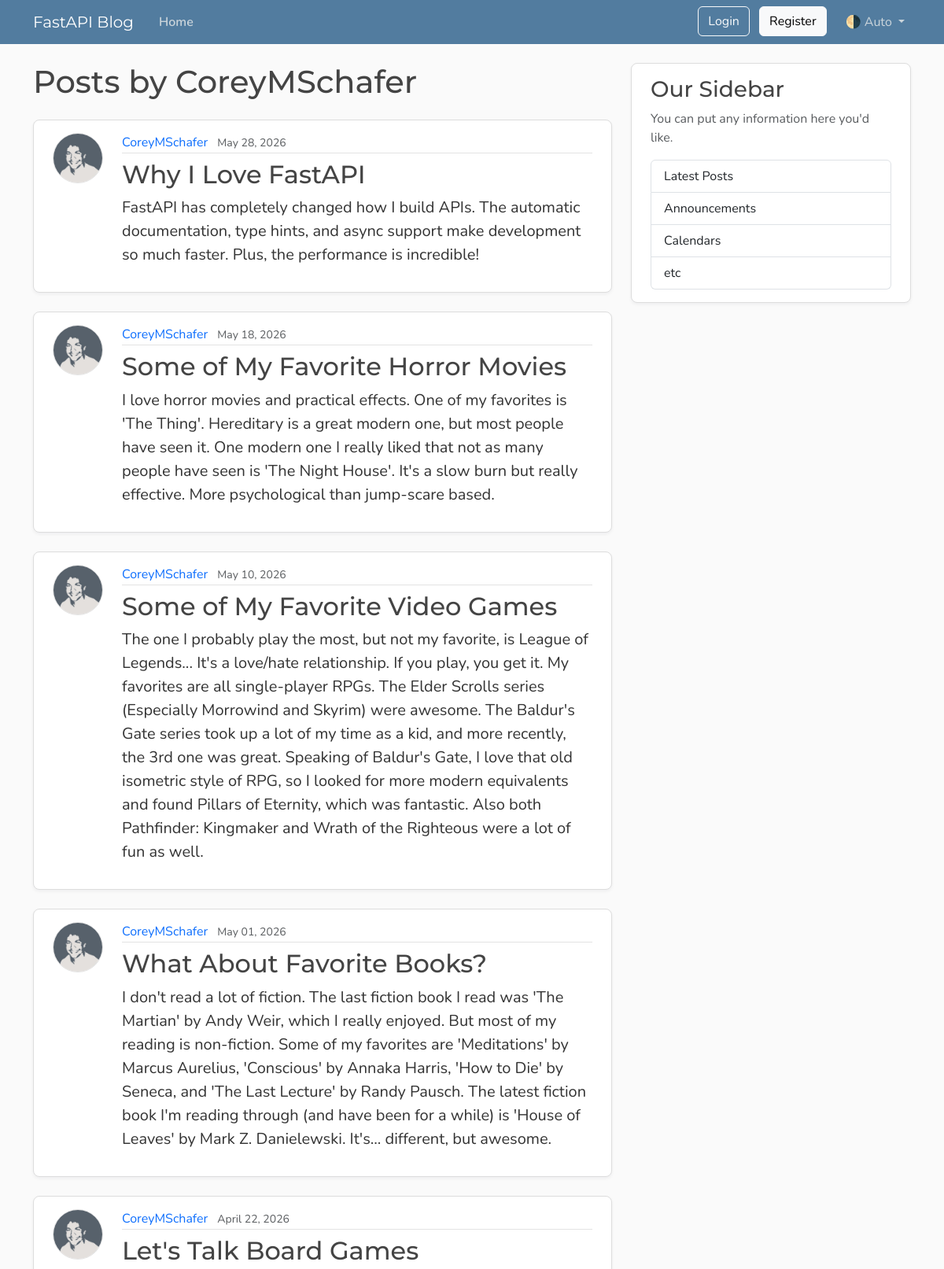
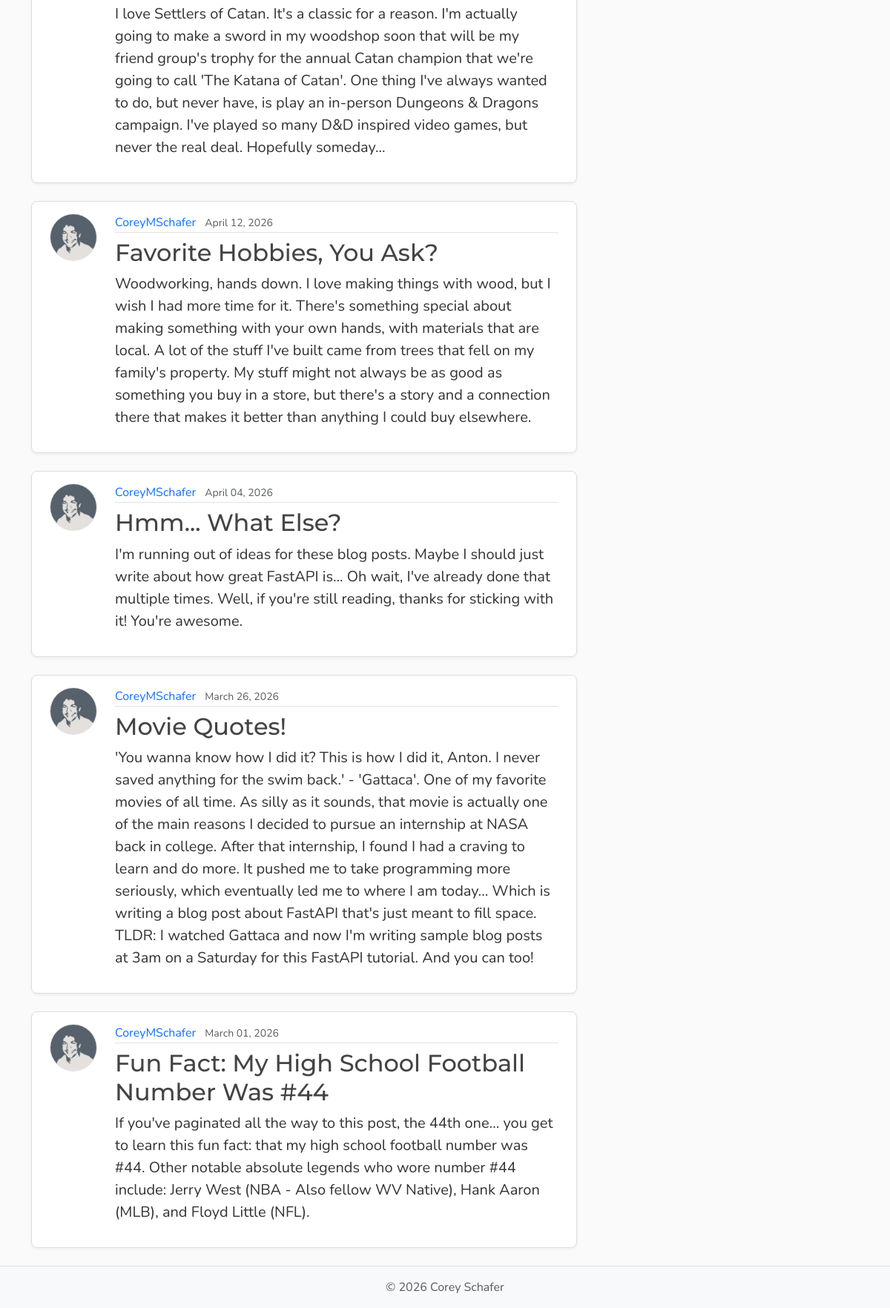
The page /users/1/posts on the database its author committed (2 pictures, top to bottom).
### models.py (models this page shows, shortened)
class User(Base):
    __tablename__ = "users"
    id: Mapped[int] = mapped_column(Integer, primary_key=True, index=True)
    username: Mapped[str] = mapped_column(String(50), unique=True, nullable=False)
    email: Mapped[str] = mapped_column(String(120), unique=True, nullable=False)
    password_hash: Mapped[str] = mapped_column(String(200), nullable=False)
    image_file: Mapped[str | None] = mapped_column(
        String(200),
        nullable=True,
        default=None,
    )
    posts: Mapped[list[Post]] = relationship(    #sqlalchemy docs
        back_populates="author",
        cascade="all, delete-orphan")

class Post(Base):
    __tablename__ = "posts"
    id: Mapped[int] = mapped_column(Integer, primary_key=True, index=True)
    title: Mapped[str] = mapped_column(String(100), nullable=False)
    content: Mapped[str] = mapped_column(Text, nullable=False)
    user_id: Mapped[int] = mapped_column(
        ForeignKey("users.id"),
        nullable=False,
        index=True,
    )
    date_posted: Mapped[datetime] = mapped_column(
        DateTime(timezone=True),
        default=lambda: datetime.now(UTC),
    )
    author: Mapped[User] = relationship(back_populates="posts")

### main.py (the view)
@app.get("/users/{user_id}/posts", include_in_schema=False, name="user_posts")
async def user_posts_page(
    request: Request,
    user_id: int,
    db: Annotated[AsyncSession, Depends(get_db)],
):
    result = await db.execute(select(models.User).where(models.User.id == user_id))
    user = result.scalars().first()
    if not user:
        raise HTTPException(
            status_code=status.HTTP_404_NOT_FOUND,
            detail="User not found",
        )
    result = await db.execute(
        select(models.Post)
        .options(selectinload(models.Post.author))
        .where(models.Post.user_id == user_id).order_by(models.Post.date_posted.desc()),
    )
    posts = result.scalars().all()
    return templates.TemplateResponse(
        request,
        "user_posts.html",
        {"posts": posts, "user": user, "title": f"{user.username}'s Posts"},
    )

### templates/user_posts.html (shortened to what this page needs)
{% extends "layout.html" %}
{% block content %}
    <h1 class="mb-4">Posts by {{ user.username }}</h1>
    <div id="postsContainer">
        {% for post in posts %}
            <article class="content-section py-3 px-4 mb-4">
                <div class="d-flex align-items-start gap-4">
                    <img class="rounded-circle article-img flex-shrink-0"
                         src="{{ post.author.image_path }}"
                         alt="{{ post.author.username }}'s profile picture"
                         width="64"
                         height="64"
                         loading="lazy">
                    <div class="flex-grow-1">
                        <div class="article-metadata mb-2">
                            <a class="me-2"
                               href="{{ url_for('user_posts', user_id=post.author.id) }}">{{ post.author.username }}</a>
                            <small class="text-body-secondary">{{ post.date_posted.strftime("%B %d, %Y") }}</small>
                        </div>
                        <h2>
                            <a class="article-title"
                               href="{{ url_for('post_page', post_id=post.id) }}">{{ post.title }}</a>
                        </h2>
                        <p class="article-content">{{ post.content }}</p>
                    </div>
                </div>
            </article>
        {% else %}
            <p class="text-body-secondary">No posts by this user yet.</p>
        {% endfor %}
    </div>
{% endblock content %}

### templates/layout.html (shortened to what this page needs)
<!DOCTYPE html>
<html lang="en">
    <head>
        <link href="https://cdn.jsdelivr.net/npm/bootstrap@5.3.8/dist/css/bootstrap.min.css"
              rel="stylesheet"
>
        <link rel="stylesheet"
              type="text/css"
              href="{{ url_for("static", path='css/main.css') }}">
    </head>
    <body class="d-flex flex-column min-vh-100">
        <header class="site-header">
            <nav class="navbar navbar-expand-md bg-steel fixed-top"
                 data-bs-theme="dark">
                <div class="container">
                    <a class="navbar-brand me-4" href="{{ url_for("home") }}">FastAPI Blog</a>
                    <div class="collapse navbar-collapse" id="navbarToggle">
                        <div class="navbar-nav me-auto">
                            <a class="nav-link active"
                               aria-current="page"
                               href="{{ url_for('home') }}">Home</a>
                        </div>
                        <div class="navbar-nav">
                            <div id="loggedOutNav">
                                <a class="btn btn-outline-light mb-2 mb-md-0 me-md-2"
                                   href="{{ url_for('login_page') }}">Login</a>
                                <a class="btn btn-light mb-2 mb-md-0 me-md-3"
                                   href="{{ url_for('register_page') }}">Register</a>
                            </div>
                            <div class="nav-item dropdown">
                                <a class="nav-link dropdown-toggle"
                                   href="#"
                                   role="button"
                                   id="bd-theme"
                                   data-bs-toggle="dropdown"
                                   aria-expanded="false">
                                    <span id="bd-theme-text">🌗 Auto</span>
                                </a>
                            </div>
                        </div>
                    </div>
                </div>
            </nav>
        </header>
        <main role="main" class="container">
            <div class="row">
                <div class="col-md-8">
                    {% block content %}
                    {% endblock content %}
                </div>
                <aside class="col-md-4">
                    <div class="content-section py-3 px-4 mb-4">
                        <h3>Our Sidebar</h3>
                        <p class="text-body-secondary">You can put any information here you'd like.</p>
                        <ul class="list-group">
                            <li class="list-group-item">Latest Posts</li>
                            <li class="list-group-item">Announcements</li>
                            <li class="list-group-item">Calendars</li>
                            <li class="list-group-item">etc</li>
                        </ul>
                    </div>
                </aside>
            </div>
        </main>
        <footer class="mt-auto py-3 bg-body-tertiary border-top">
            <div class="container text-center">
                <p class="text-body-secondary mb-0">
                    © <span id="year"></span> Corey Schafer
                </p>
            </div>
        </footer>
    </body>
</html>

### static/css/main.css (style rules this page uses)
:root { --font-heading: "Montserrat", system-ui, -apple-system, BlinkMacSystemFont, sans-serif; --font-body: "Nunito", system-ui, -apple-system, BlinkMacSystemFont, sans-serif; --color-bg-body: #fafafa; --color-bg-content: #ffffff; --color-text-primary: #333333; --color-text-heading: #444444; --color-steel: #527c9f; --color-nav-link: #cbd5db; --color-nav-link-hover: #ffffff; --color-link-hover: #428bca; --color-border: #dddddd; --color-border-light: #e3e3e3; --spacing-xl: 5rem; --article-img-size: 4rem; --account-img-size: 7.813rem; }
body { font-family: var(--font-body); background: var(--color-bg-body); color: var(--color-text-primary); }
main { padding-top: var(--spacing-xl); }
h1, h2, h3, h4, h5, h6 { font-family: var(--font-heading); color: var(--color-text-heading); }
.navbar-brand { font-family: var(--font-heading); }
a { text-decoration: none; }
.bg-steel { background-color: var(--color-steel); }
.site-header .navbar-nav .nav-link { color: var(--color-nav-link); transition: color 0.2s ease-in-out; }
.site-header .navbar-nav .nav-link.active { font-weight: 600; }
.content-section { background: var(--color-bg-content); border: 1px solid var(--color-border); border-radius: 0.5rem; box-shadow: 0 2px 4px rgba(15, 23, 42, 0.05); transition: box-shadow 0.15s ease, transform 0.15s ease, border-color 0.15s ease; }
.article-title { color: var(--color-text-heading); transition: color 0.2s ease-in-out; }
.article-content { white-space: pre-line; font-size: 1.25rem; }
.article-img { height: var(--article-img-size); width: var(--article-img-size); flex-shrink: 0; object-fit: cover; border: 1px solid var(--color-border-light); box-shadow: 0 0 0 2px var(--color-bg-content); }
.article-metadata { padding-bottom: 0.063rem; border-bottom: 1px solid var(--color-border-light); }
.article-metadata a { transition: color 0.2s ease-in-out; }
[data-bs-theme="dark"] { --color-bg-body: #1a1a1a; --color-bg-content: #2d2d2d; --color-text-primary: #e0e0e0; --color-text-heading: #f0f0f0; --color-border: #404040; --color-border-light: #4a4a4a; }

### rows shown on the page
User: username "CoreyMSchafer"
Post: author.image_path (picture), author.username "CoreyMSchafer", date_posted "May 28, 2026", title "Why I Love FastAPI", content "FastAPI has completely changed how I build APIs. The automatic documentation, type hints, and async support make development so much faster. Plus, the performance is incredible!"
Post: author.image_path (picture), author.username "CoreyMSchafer", date_posted "May 18, 2026", title "Some of My Favorite Horror Movies", content "I love horror movies and practical effects. One of my favorites is 'The Thing'. Hereditary is a great modern one, but most people have seen it. One modern one I really liked that not as many people have seen is 'The Night House'. It's a slow burn but really effective. More psychological than jump-scare based."
Post: author.image_path (picture), author.username "CoreyMSchafer", date_posted "May 10, 2026", title "Some of My Favorite Video Games", content "The one I probably play the most, but not my favorite, is League of Legends... It's a love/hate relationship. If you play, you get it. My favorites are all single-player RPGs. The Elder Scrolls series (Especially Morrowind and Skyrim) were awesome. The Baldur's Gate series took up a lot of my time as a kid, and more recently, the 3rd one was great. Speaking of Baldur's Gate, I love that old isometric style of RPG, so I looked for more modern equivalents and found Pillars of Eternity, which was fantastic. Also both Pathfinder: Kingmaker and Wrath of the Righteous were a lot of fun as well."
Post: author.image_path (picture), author.username "CoreyMSchafer", date_posted "May 01, 2026", title "What About Favorite Books?", content "I don't read a lot of fiction. The last fiction book I read was 'The Martian' by Andy Weir, which I really enjoyed. But most of my reading is non-fiction. Some of my favorites are 'Meditations' by Marcus Aurelius, 'Conscious' by Annaka Harris, 'How to Die' by Seneca, and 'The Last Lecture' by Randy Pausch. The latest fiction book I'm reading through (and have been for a while) is 'House of Leaves' by Mark Z. Danielewski. It's... different, but awesome."
Post: author.image_path (picture), author.username "CoreyMSchafer", date_posted "April 22, 2026", title "Let's Talk Board Games", content "I love Settlers of Catan. It's a classic for a reason. I'm actually going to make a sword in my woodshop soon that will be my friend group's trophy for the annual Catan champion that we're going to call 'The Katana of Catan'. One thing I've always wanted to do, but never have, is play an in-person Dungeons & Dragons campaign. I've played so many D&D inspired video games, but never the real deal. Hopefully someday..."
Post: author.image_path (picture), author.username "CoreyMSchafer", date_posted "April 12, 2026", title "Favorite Hobbies, You Ask?", content "Woodworking, hands down. I love making things with wood, but I wish I had more time for it. There's something special about making something with your own hands, with materials that are local. A lot of the stuff I've built came from trees that fell on my family's property. My stuff might not always be as good as something you buy in a store, but there's a story and a connection there that makes it better than anything I could buy elsewhere."
Post: author.image_path (picture), author.username "CoreyMSchafer", date_posted "April 04, 2026", title "Hmm... What Else?", content "I'm running out of ideas for these blog posts. Maybe I should just write about how great FastAPI is... Oh wait, I've already done that multiple times. Well, if you're still reading, thanks for sticking with it! You're awesome."
Post: author.image_path (picture), author.username "CoreyMSchafer", date_posted "March 26, 2026", title "Movie Quotes!", content "'You wanna know how I did it? This is how I did it, Anton. I never saved anything for the swim back.' - 'Gattaca'. One of my favorite movies of all time. As silly as it sounds, that movie is actually one of the main reasons I decided to pursue an internship at NASA back in college. After that internship, I found I had a craving to learn and do more. It pushed me to take programming more seriously, which eventually led me to where I am today... Which is writing a blog post about FastAPI that's just meant to fill space. TLDR: I watched Gattaca and now I'm writing sample blog posts at 3am on a Saturday for this FastAPI tutorial. And you can too!"
Post: author.image_path (picture), author.username "CoreyMSchafer", date_posted "March 01, 2026", title "Fun Fact: My High School Football Number Was #44", content "If you've paginated all the way to this post, the 44th one... you get to learn this fun fact: that my high school football number was #44. Other notable absolute legends who wore number #44 include: Jerry West (NBA - Also fellow WV Native), Hank Aaron (MLB), and Floyd Little (NFL)."
